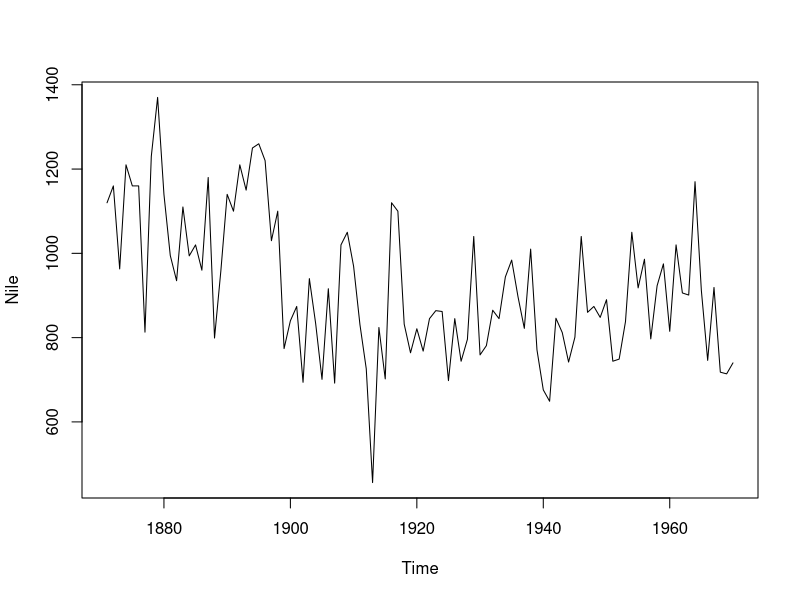
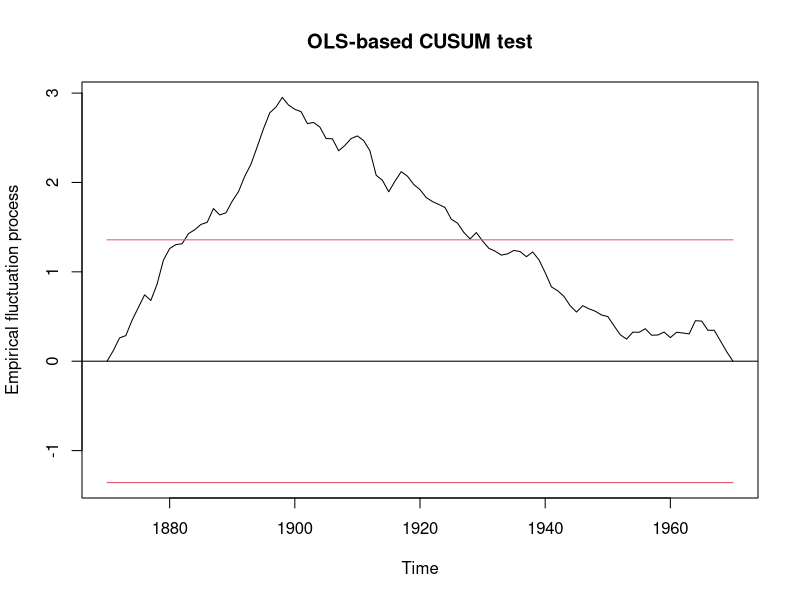
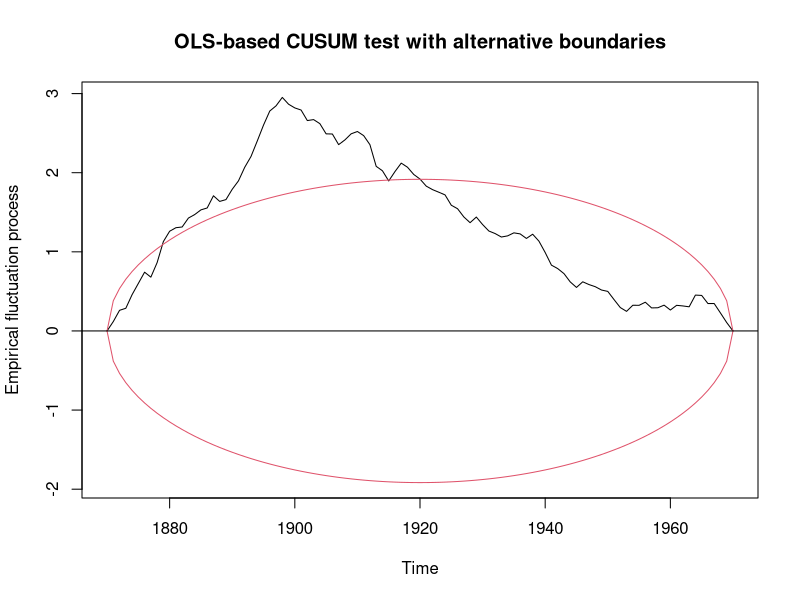
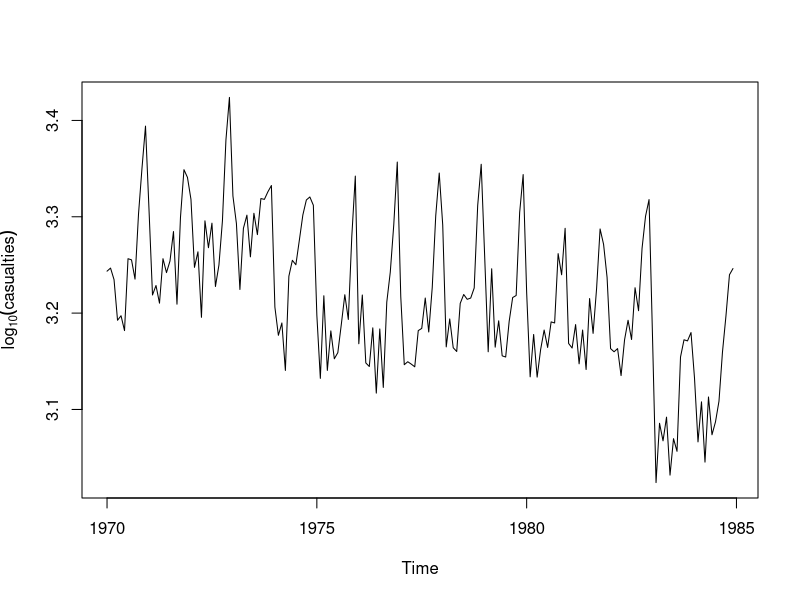
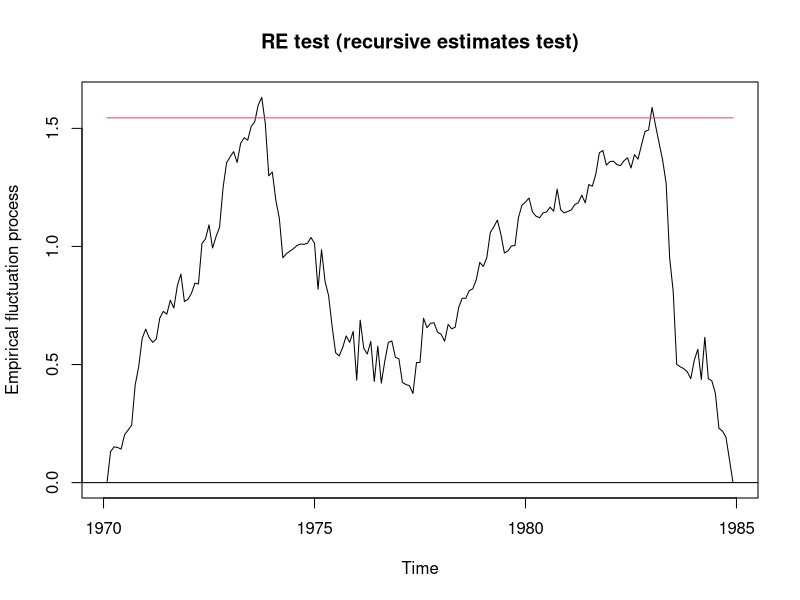
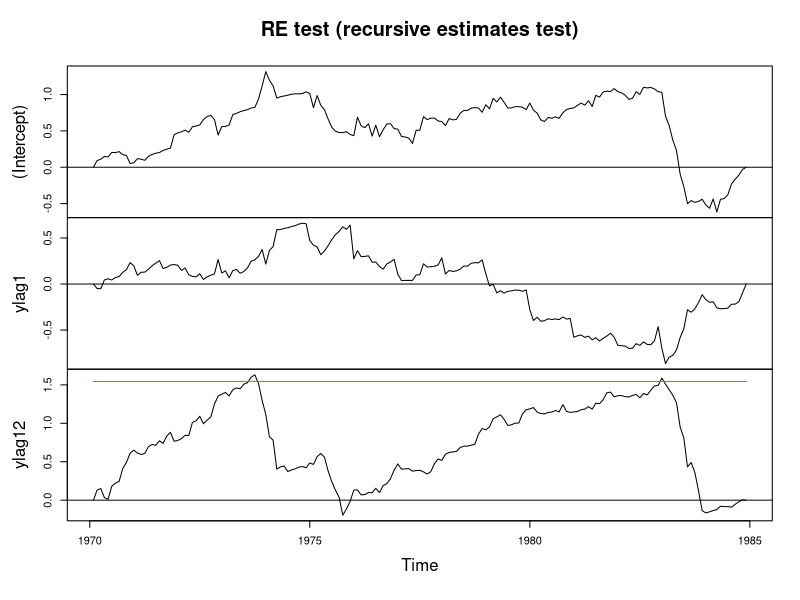

R code for these plots, in order:
library(strucchange)


### Name: efp
### Title: Empirical Fluctuation Processes
### Aliases: efp print.efp
### Keywords: regression

### ** Examples

## Nile data with one breakpoint: the annual flows drop in 1898
## because the first Ashwan dam was built
data("Nile")
plot(Nile)

## test the null hypothesis that the annual flow remains constant
## over the years
## compute OLS-based CUSUM process and plot
## with standard and alternative boundaries
ocus.nile <- efp(Nile ~ 1, type = "OLS-CUSUM")
plot(ocus.nile)
plot(ocus.nile, alpha = 0.01, alt.boundary = TRUE)
## calculate corresponding test statistic
sctest(ocus.nile)

## UK Seatbelt data: a SARIMA(1,0,0)(1,0,0)_12 model
## (fitted by OLS) is used and reveals (at least) two
## breakpoints - one in 1973 associated with the oil crisis and
## one in 1983 due to the introduction of compulsory
## wearing of seatbelts in the UK.
data("UKDriverDeaths")
seatbelt <- log10(UKDriverDeaths)
seatbelt <- cbind(seatbelt, lag(seatbelt, k = -1), lag(seatbelt, k = -12))
colnames(seatbelt) <- c("y", "ylag1", "ylag12")
seatbelt <- window(seatbelt, start = c(1970, 1), end = c(1984,12))
plot(seatbelt[,"y"], ylab = expression(log[10](casualties)))

## use RE process
re.seat <- efp(y ~ ylag1 + ylag12, data = seatbelt, type = "RE")
plot(re.seat)
plot(re.seat, functional = NULL)
sctest(re.seat)
